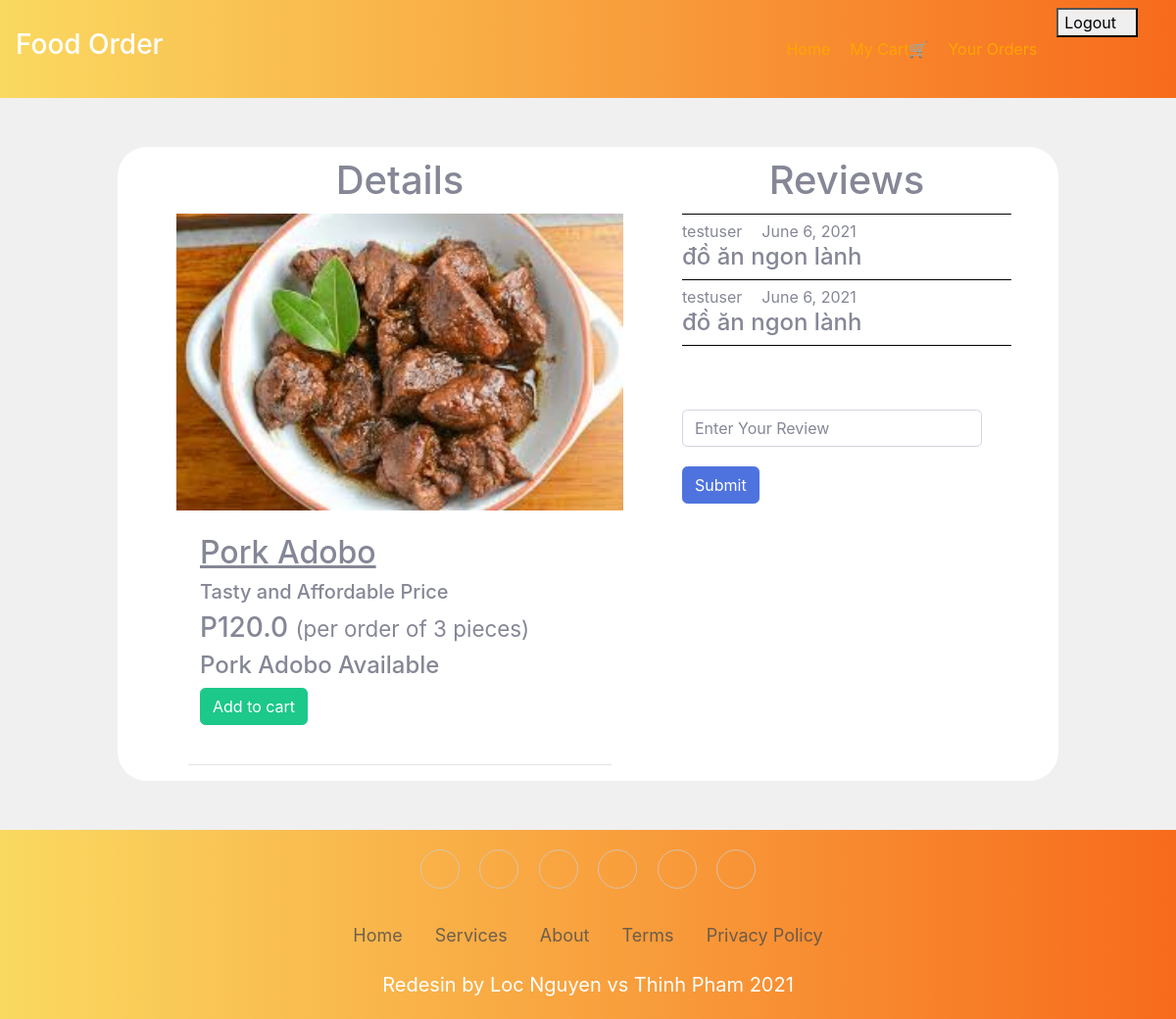
/dishes/Pork_Adobo (signed in), run on the app's committed database.
### main/models.py (models this page shows, shortened)
class Item(models.Model):
    LABELS = (
        ('Best Selling Foods', 'Best Selling Foods'),
        ('New Food', 'New Food'),
        ('Spicy Foods🔥', 'Spicy Foods🔥'),
    )
    LABEL_COLOUR = (
        ('danger', 'danger'),
        ('success', 'success'),
        ('primary', 'primary'),
        ('info', 'info'),
        ('warning', 'warning'),
    )
    title = models.CharField(max_length=150)
    description = models.CharField(max_length=250,blank=True)
    price = models.FloatField()
    pieces = models.IntegerField(default=6)
    instructions = models.CharField(max_length=250,default="Available")
    image = models.ImageField(default='default.png', upload_to='images/')
    labels = models.CharField(max_length=25, choices=LABELS, blank=True)
    label_colour = models.CharField(max_length=15, choices=LABEL_COLOUR, blank=True)
    slug = models.SlugField(default="foods")
    created_by = models.ForeignKey(User, on_delete=models.CASCADE)

class Reviews(models.Model):
    user = models.ForeignKey(User, on_delete = models.CASCADE)
    item = models.ForeignKey(Item, on_delete = models.CASCADE)
    rslug = models.SlugField()
    review = models.TextField()
    posted_on = models.DateField(default=timezone.now)
    class Meta:
        verbose_name = 'Review'
        verbose_name_plural = 'Reviews'
    def __str__(self):
        return self.review

### main/views.py (the view)
# urls.py: path('dishes/<slug>', views.menuDetail, name='dishes'),
def menuDetail(request, slug):
    item = Item.objects.filter(slug=slug).first()
    reviews = Reviews.objects.filter(rslug=slug).order_by('-id')[:7]
    context = {
        'item' : item,
        'reviews' : reviews,
    }
    return render(request, 'main/dishes.html', context)

### main/templatetags/get_group.py (called while the page is built)
@register.filter(name='has_group')
def has_group(user, group_name):
    return user.groups.filter(name=group_name).exists()

### main/templates/main/dishes.html (shortened to what this page needs)
{% extends "main/layout.html" %}
{% block content %}
<div class="dishes-test">
  <main class="detail-food">
   <h1 class="text-center">Details</h1>
    <div class="container dark-grey-text">
      <div class="row wow fadeIn">
        <div class="area-dish-image">
          <img src="{{ item.image.url }}" class="img-fluid mt-4" alt="">
        </div>
        <div class="information">
          <div class="p-4 content">
            <div class="mt-0">
                <h2><u>{{ item.title }}</u></h2>
            </div>
            <div class="lead">
              {% if item.description %}
              <h5>{{ item.description }}</h5>
              {% endif %}
                <h3>P{{ item.price }} <small>(per order of {{ item.pieces}} pieces)</small></h3>
              <h4>{{ item.instructions }}</h4>
            </div>
            <a href="{% url 'main:add-to-cart' item.slug %}" class="btn btn-success btn-md my-0 p">Add to cart</a>
          </div>
        </div>
      </div>
      <hr>
    </div>
  </main>
  <div class="container-review">
    <h1 class="text-center">Reviews</h1>
<div class="area-text-review">
 {% for review in reviews %}
    <div class="main-reviews card bg-success mb-3">
      <div class="card-body">
              <div class="user_details" style="display: flex">
                  <p class="name-user">{{ review.user.username }} </p>
                  <p class="date-up">{{ review.posted_on }}</p>
              </div>
              <h4>{{ review }}</h4>
      </div>
    </div>
      {% empty %}
            <div class="no-review" >
                  <p>Chua co danh gia</p>
            </div>
    {% endfor %}
</div>
  <form action="{% url 'main:add_reviews' %}" method="POST" class="mb-3">
      <div class="row">
        <div class="col-sm-11">
          <input type="text" name="review" class="form-control" placeholder="Enter Your Review" style="word-break: break-all;word-wrap: break-word;">
        </div>
        <div class="col-sm-1" style="margin-top: 20px">
          <button type="submit" class="btn btn-primary">Submit</button>
        </div>
      </div>
    </form>
  </div>
</div>
{% endblock content %}

### main/static/main/dishes.css (style rules this page uses)
.dishes-test { display: flex; flex-direction: row; justify-content: space-evenly; width: 80%; background-color: white; margin: 50px auto; position: relative; border-radius: 30px; }
.main-reviews { margin-bottom: 0 !important; }
.container-review { width: 35%; background-color: white; }
.area-text-review { min-height: 200px; max-height: 290px; width: 100%; overflow-y: scroll; border-top: 1px solid black; }
.user_details { height: fit-content; }
.bg-success { background-color: white !important; border-bottom: 1px solid black !important; border-radius: 0; }
.card { border: none; }
.card-body { width: 100%; height: fit-content; padding: 0; }
.name-user, .date-up { margin: 5px 0 0 0; }
.name-user { margin-right: 20px; }
.row { flex-direction: column; }
.area-dish-image { width: 100%; }
.detail-food { width: 50%; background-color: white; }
.img-fluid,.area-dish-image { width: 100%; margin-top: 0px !important; }
.text-center { margin: 10px auto; }

### data on the page
Item: image (picture), title "Pork Adobo", description "Tasty and Affordable Price", price "120.0", pieces "3", instructions "Pork Adobo Available"
Reviews: user.username "testuser", posted_on "June 6, 2021", review "đồ ăn ngon lành"
Reviews: user.username "testuser", posted_on "June 6, 2021", review "đồ ăn ngon lành"
